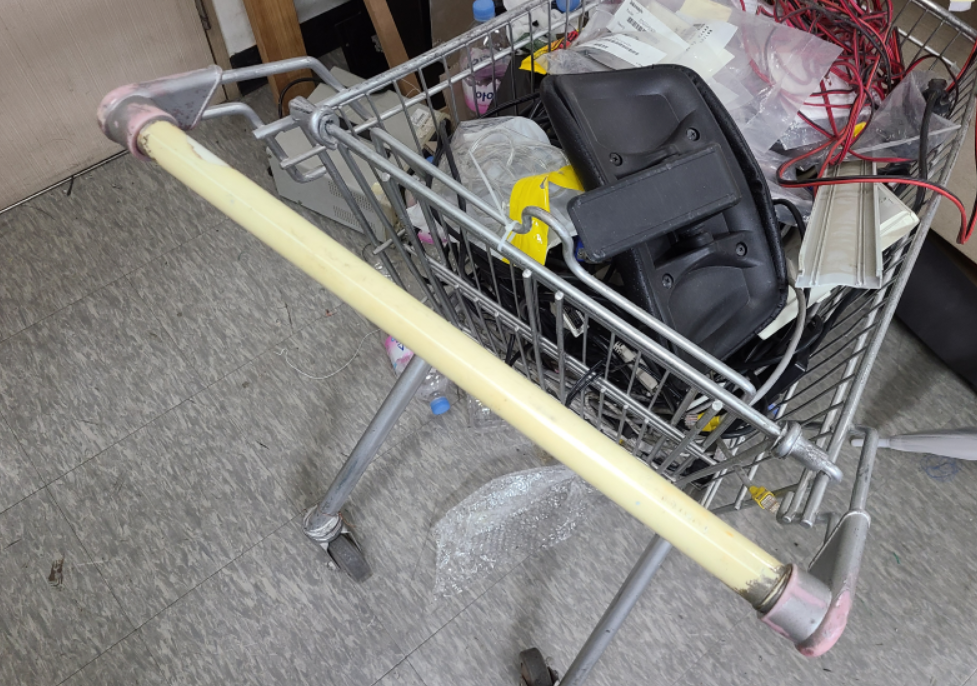
#> input picture 12.png, 977 x 686 px
$ python img_test3.py
#> lines starting #> are read from the running program, lines starting #| are printed output that depends on the picture; after the words box and inside, x2 and y2 are one past the last pixel; in counts of white or black regions, pixels touching at a corner belong together
### opencv_header.py
import cv2
import numpy as np
import math

# Blurring (src, kernel size) >> blured img
def Blurring(img, kernel_size):
    img_blur = cv2.blur(img, (kernel_size, kernel_size), anchor=(-1, -1), borderType=cv2.BORDER_DEFAULT)
    return img_blur

# Grayscale (src, threshold) >> grayscaled img
def Grayscale(img, thresh):
    gray = cv2.cvtColor(img, cv2.COLOR_RGB2GRAY)
    ret, binary = cv2.threshold(gray, thresh, 255, cv2.THRESH_BINARY)
    binary = cv2.bitwise_not(binary)
    return binary

# Contour (src, height, width, channel) >> contour img
def draw_Contours(img, height, width, channel):
    contours, _ = cv2.findContours(
        img,
        mode=cv2.RETR_LIST,
        method=cv2.CHAIN_APPROX_SIMPLE
    )
    temp_result = np.zeros((height, width, channel), dtype=np.uint8)
    cv2.drawContours(temp_result, contours=contours, contourIdx=-1, color=(255, 255, 255))
    return contours, temp_result

# Mask (src, low, high) >> masked img
def mask(bgr, low, high):
    hsv = cv2.cvtColor(bgr, cv2.COLOR_BGR2HSV)
    low_color = np.array([low[0], low[1], low[2]])
    high_color = np.array([high[0], high[1], high[2]])
    img_mask = cv2.inRange(hsv, low_color, high_color)
    return cv2.bitwise_and(bgr, bgr, mask = img_mask)

# ContourBox (contour, min_width, min ratio, src) >> contour box img
# [28 lines left out: function draw_ContourBox, not called in this run]

# [26 lines that do not run on import are left out]

### img_test3.py
from opencv_header import *

if __name__ == "__main__":
    src = cv2.imread("12.png", cv2.IMREAD_COLOR)
#> src is the input picture: shape (686, 977, 3); mean B, G, R 121.4, 123.7, 126.4
    src = cv2.resize(src, dsize=(640, 480), interpolation=cv2.INTER_AREA)
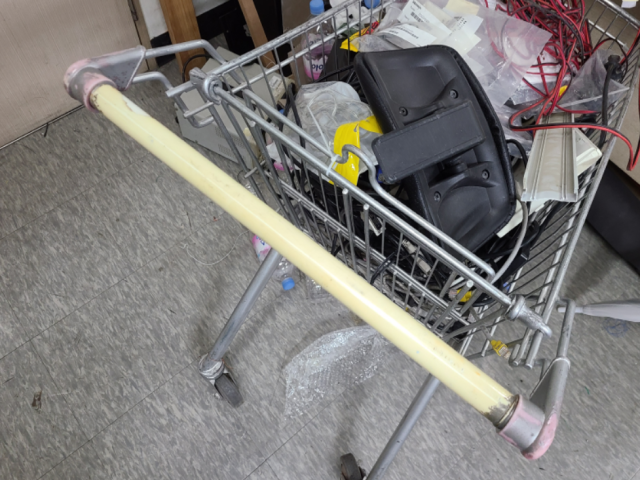
#> src: shape (480, 640, 3); mean B, G, R 121.4, 123.7, 126.4
    height, width, channel = src.shape
#> height = 480; width = 640; channel = 3
    cv2.imshow("src", src)

    low = [7, 20, 160]
    high = [30, 140, 250]
    img_masked = mask(src, low, high)
#> in mask, `hsv = cv2.cvtColor(bgr, cv2.COLOR_BGR2HSV)`: hsv: shape (480, 640, 3); mean H, S, V 71.1, 23.6, 129.2
#> in mask, `img_mask = cv2.inRange(hsv, low_color, high_color)`:
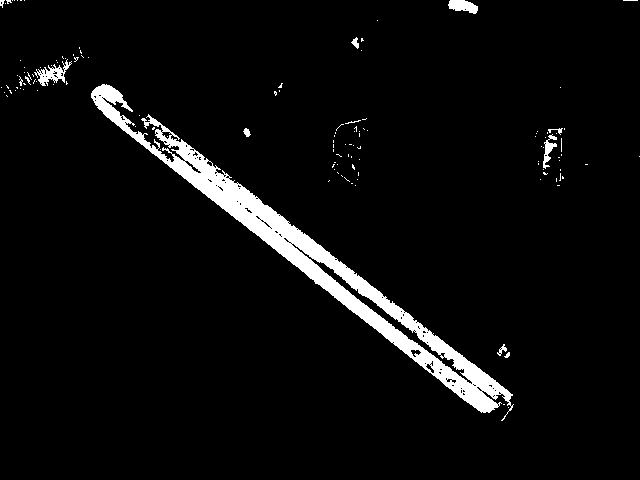
#> img_mask: shape (480, 640); 4.7% white; 127 white regions (116 under 20 px), largest, box (x1, y1, x2, y2) and area: (91, 84, 514, 421) 13088, (34, 59, 72, 86) 377, (448, 0, 478, 14) 284
#> in mask, `return cv2.bitwise_and(bgr, bgr, mask = img_mask)`:
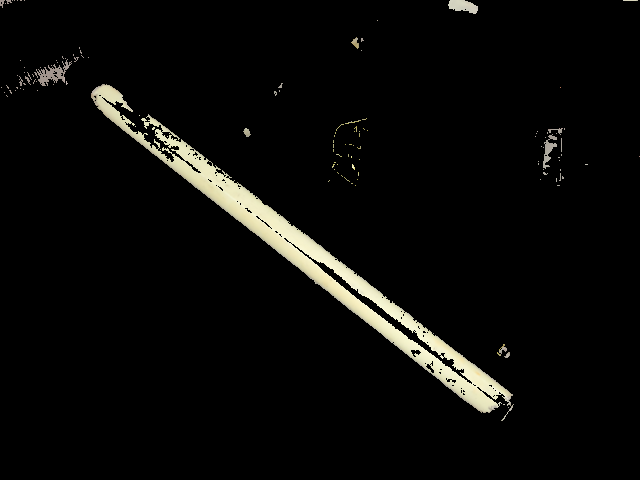
#> returned value: shape (480, 640, 3); mean of channels 0, 1, 2 8.8, 10.4, 10.6; drawn as B, G, R
    cv2.imshow("img_masked", img_masked)

    img_blur = Blurring(img_masked, 9)
#> in Blurring, `img_blur = cv2.blur(img, (kernel_size, kernel_size), anchor=(-1, -1), ..`:
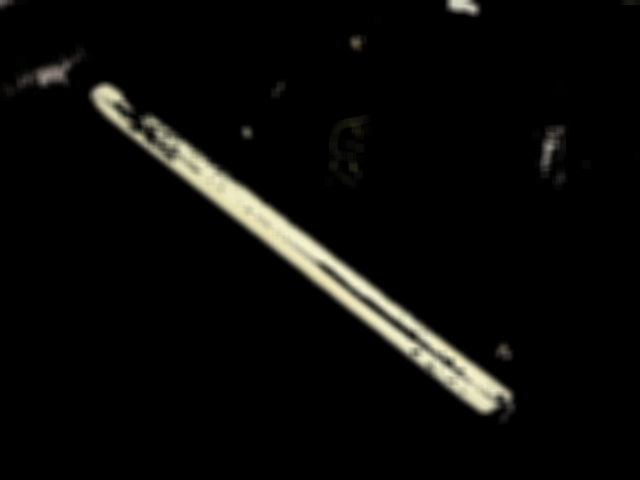
#> img_blur: shape (480, 640, 3); mean B, G, R 8.7, 10.4, 10.6
    cv2.imshow('img_blur', img_blur)

    img_binary = Grayscale(img_blur, 100)
#> in Grayscale, `gray = cv2.cvtColor(img, cv2.COLOR_RGB2GRAY)`:
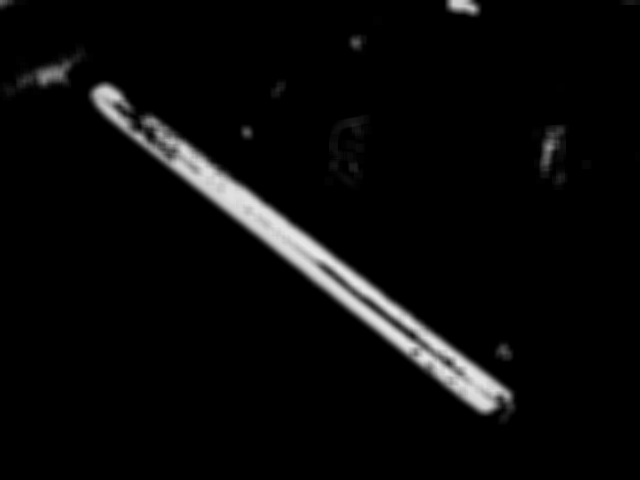
#> gray: shape (480, 640); min 0, max 233, mean 9.9
#> in Grayscale, `ret, binary = cv2.threshold(gray, thresh, 255, cv2.THRESH_BINARY)`:
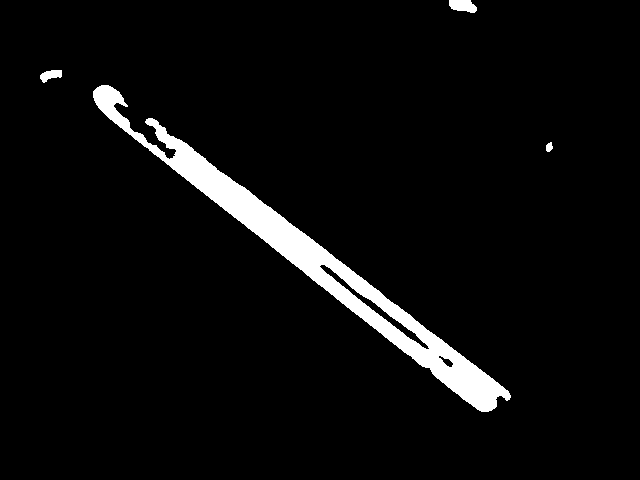
#> binary: shape (480, 640); 4.6% white; 4 white regions, box (x1, y1, x2, y2) and area: (93, 85, 511, 412) 13686, (449, 0, 477, 13) 277, (40, 70, 62, 83) 179, (546, 142, 553, 152) 52
#> in Grayscale, `ret, binary = cv2.threshold(gray, thresh, 255, cv2.THRESH_BINARY)`: ret = 100
#> in Grayscale, `binary = cv2.bitwise_not(binary)`: binary: shape (480, 640); 95.4% white; 4 black regions
    cv2.imshow('img_binary', img_binary)

    contours, img_contour = draw_Contours(img_binary, height, width, channel)
#> in draw_Contours, `contours, _ = cv2.findContours( img, mode=cv2.RETR_LIST, method=cv2.CH..`: contours = 6 contours; box (x1, y1, x2, y2) and area: (0, 0, 640, 480) 305792, (92, 84, 512, 413) 14936, (320, 265, 429, 349) 575, (39, 69, 63, 84) 206, (545, 141, 554, 153) 64, (439, 356, 453, 367) 46
#> (the run stopped early here; a loop or call above may not have finished)

$ run again, with 11.png copied over 12.png
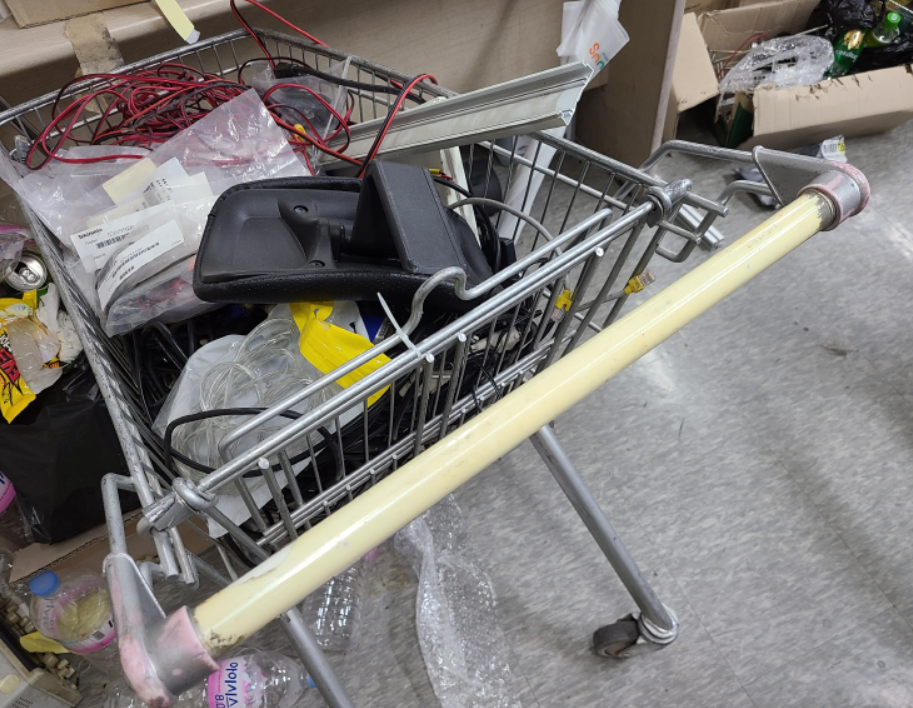
#> input picture 11.png, 913 x 708 px
#> src is the input picture: shape (708, 913, 3); mean B, G, R 119.9, 122.7, 126.1
#> src: shape (480, 640, 3)
#> hsv: shape (480, 640, 3); mean H, S, V 82, 29, 129.2
#> in mask, `img_mask = cv2.inRange(hsv, low_color, high_color)`:
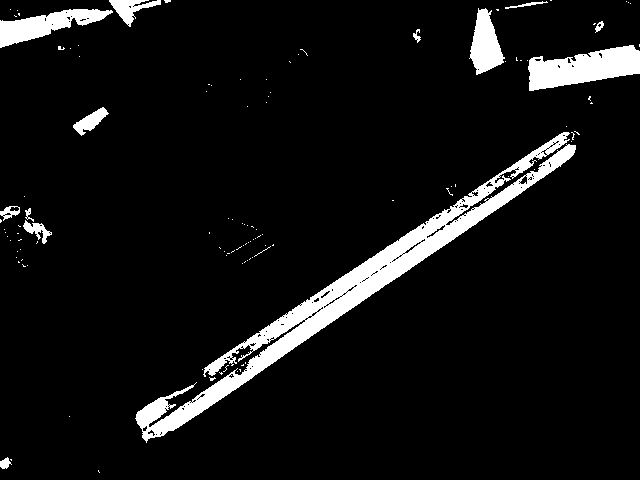
#> img_mask: shape (480, 640); 7.2% white; 115 white regions (102 under 20 px), largest, box (x1, y1, x2, y2) and area: (135, 132, 576, 443) 13401, (528, 45, 640, 91) 3155, (0, 9, 113, 48) 1947
#> in Grayscale, `ret, binary = cv2.threshold(gray, thresh, 255, cv2.THRESH_BINARY)`:
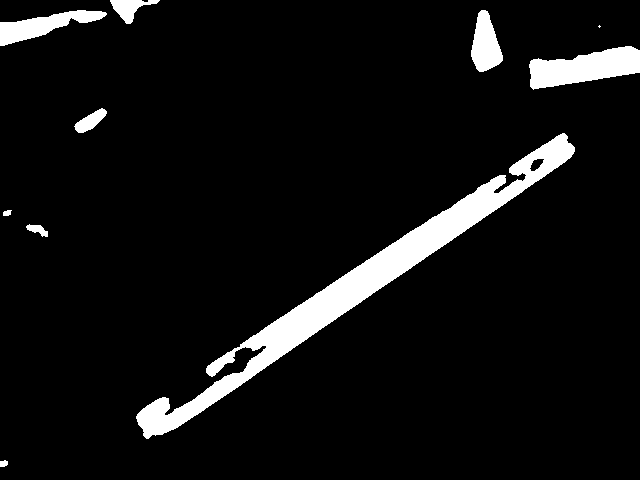
#> binary: shape (480, 640); 6.9% white; 10 white regions (1 under 20 px), largest, box (x1, y1, x2, y2) and area: (136, 133, 575, 439) 14037, (529, 46, 640, 90) 2989, (0, 10, 107, 46) 1647
#> ret = 100
#> contours = 9 contours, 2 with area under 20; largest, box (x1, y1, x2, y2) and area: (0, 0, 640, 480) 300632, (135, 132, 576, 440) 14708, (470, 9, 504, 73) 1362, (73, 107, 108, 134) 434, (25, 223, 49, 238) 178, (530, 159, 544, 171) 80, (2, 209, 13, 217) 54
